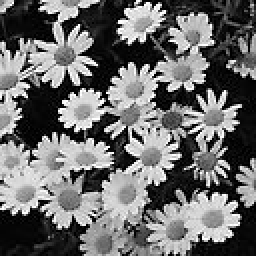
#> input picture TrabajoFinal_Seccion3/imagen1.jpg, 128 x 128 px (shown 2 times larger); its folder holds only this picture in this run
$ python LossyCompression.py   (older library calls are emulated)
#> lines starting #> are read from the running program, lines starting #| are printed output that depends on the picture
from PIL import Image, ImageOps
from matplotlib import pyplot as plt
import os
import warnings
warnings.filterwarnings("error")


def graficar(datos, nombre, f):
    x = range(len(datos))
    ax = plt.subplot(2, 1, f)
    plt.xticks([0, 50, 100, 150, 200, 255], [0, 50, 100, 150, 200, 255])
    ax = plt.bar(x, datos, align='center')
    plt.title('Histograma ' + nombre)
    plt.xlabel('Valores de intensidad')
    plt.ylabel('Numero de pixeles')

    return None


fig = plt.figure(figsize=(9, 6))

nombre = 'imagen'
formato = '.jpg'

for i in range(1, 2):
    # abrir la imagen
    ruta = nombre + str(i) + formato
    print(ruta)
    im1 = Image.open(ruta)
#> im1 is the input picture: PIL image 128x128 RGB; min 0, max 255, mean 108.8

    # posterizar la imagen
    if im1.mode != 'L':
        im1 = im1.convert('L')
#> im1: PIL image 128x128 L
    im2 = ImageOps.posterize(im1, 7)
    im1.show()
    im2.show()

    # obtener el histograma de la imagen original
    titulo = nombre + str(i) + ' original'
    historgrama1 = im1.histogram()
#> historgrama1 = 256 values, max 1077 at index 0, min 14 at index 83, mean 64
    graficar(historgrama1, titulo, 1)
#> in graficar, `ax = plt.bar(x, datos, align='center')`: ax = 256 items

    # obtener el histograma de la imagen posterizada
    titulo = nombre + str(i) + ' posterizada'
    historgrama2 = im2.histogram()
#> historgrama2 = 256 values, max 1245 at index 0, min 0 at index 1, mean 64
    graficar(historgrama2, titulo, 2)

    # mostrar los histogramas
    plt.show()      # ES NECESARIO CERRAR LA VENTANA DE LOS HISTOGRAMAS PARA CONTINUAR
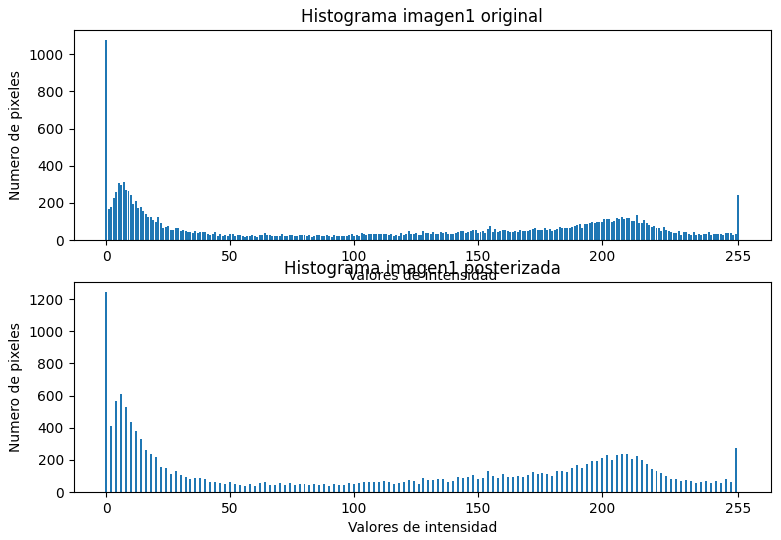
#> figure drawn by matplotlib, 2 panels; panel 1: tallest bar 1077 high, from x = -0.4 to 0.4; panel 2: tallest bar 1245 high, from x = -0.4 to 0.4

    # guardar las imagenes posterizadas
    im2.save(nombre + str(i) + 'posterizada' + formato)
    im1.close()

    # compactar la imagenes posterizadas
    im1 = Image.open(nombre + str(i) + 'posterizada' + formato)
    width, height = im1.size
#> width = 128; height = 128

    try:
        im1 = im1.resize((width, height), Image.ANTIALIAS)
        im1.save(nombre + str(i) + 'comprimida' + formato)
    except DeprecationWarning:
        print('')
    else:
        print('')

    im1.close()

    # obtener el código F26 de las imagenes posterizadas
    im1 = Image.open(nombre + str(i) + 'posterizada' + formato)
    datos = list(im1.getdata())
#> datos = 16384 values, max 255 at index 21, min 0 at index 8, mean 108.7

    # convertir la lista en una matriz
    M = [datos[width*a : width*(a+1)] for a in range(height)]
#> M = 128 items
    x = 0
    y = 0
    t = 0
    AuxVar = 0
    cf26 = []
    band = False

    while x < (width - 1):
        y = t
        while y < height:
            t = 0
            band = False
            if M[x][y] > AuxVar:
                AuxVar += 1
                cf26.append('Y')
            elif M[x][y] == AuxVar:
                if (AuxVar - M[x][y+1]) >= 2:
                    AuxVar -= 1
                    cf26.append('Z')
                elif (AuxVar - M[x][y+1]) == 1:
                    AuxVar -= 1
                    cf26.append('Q')
                elif AuxVar < M[x][y+1]:
                    AuxVar += 1
                    cf26.append('I')
                elif AuxVar == M[x][y+1]:
                    cf26.append('A')
                if (AuxVar - M[x+1][y]) == 1 or (AuxVar - M[x+1][y]) == 2:
                    AuxVar -= 1
                    cf26.append('Z')
                elif (AuxVar - M[x+1][y]) == 1:
                    AuxVar -= 1
                    cf26.append('W')
                    t = y
                    band = True
                elif AuxVar < M[x+1][y]:
                    AuxVar += 1
                    cf26.append('G')
                    t = y
                    band = True
                elif AuxVar == M[x+1][y]:
                    AuxVar -= 1
                    cf26.append('O')
                    t = y
                    band = True
            y += 1

            if band == True:
                x += 1
                break
            else:
                continue
        x += 1
#> after the loop, AuxVar = 254; x = 127

    F26 = ''.join(cf26)
    print(f'F26 {nombre}{str(i)}: {F26}')
#> (printed output is left out)

    im1.close()
    im2.close()

    # calcular el error cometido entre la imagenes posterizadas
    # y compactadas con la imagen original

    # información de la imagen original
    img_original = Image.open(nombre + str(i) + formato)
    if img_original.mode != 'L':
        img_original = img_original.convert('L')
    datos1 = list(img_original.getdata())
#> datos1 = 16384 values, max 255 at index 21, min 0 at index 17, mean 108.8
    M_original = [datos1[width*a : width*(a+1)] for a in range(height)]
#> M_original = 128 items

    # información de la imagen comprimida
    img_comprimida = Image.open(nombre + str(i) + 'comprimida' + formato)
    datos2 = list(img_comprimida.getdata())
#> datos2 = 16384 values, max 255 at index 21, min 0 at index 8, mean 108.9
    M_comprimida = [datos2[width * a: width * (a + 1)] for a in range(height)]
#> M_comprimida = 128 items

    cont = 0
    for x in range(width):
        for y in range(height):
            if M_original[x][y] != M_comprimida[x][y]:
                cont += 1
#> after the loop, cont = 14363

    total = width * height
#> total = 16384
    p_error = cont * 100 / total
#> p_error = 87.66

    print(f'El porcentaje de error de la imagen {str(i)} con su imagen comprimida es {p_error:.2f}%')
#| El porcentaje de error de la imagen 1 con su imagen comprimida es 87.66%
    img_original.close()
    img_comprimida.close()

    img_original = Image.open(nombre + str(i) + formato)
    img_original.save(nombre + str(i) + '_.jpeg')
#> (the run stopped early here; a loop or call above may not have finished)
